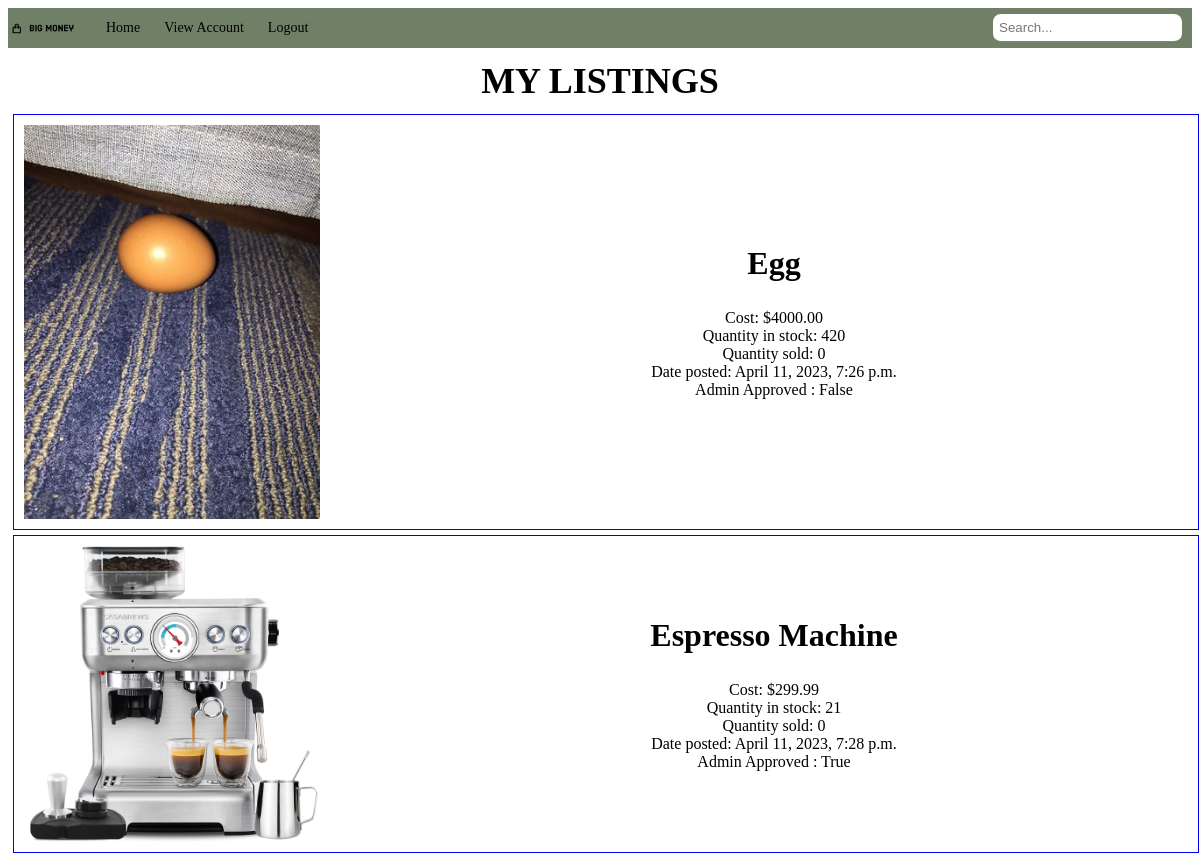
/view-my-listings/ (signed in), run on the app's committed database.
### bigMoney/models.py (models this page shows, shortened)
class merchandise(models.Model):
    poster = models.ForeignKey(settings.AUTH_USER_MODEL, on_delete=models.SET_NULL, null=True)
    title = models.CharField(max_length=255)
    date_posted = models.DateTimeField(default=timezone.now)
    cost = models.DecimalField(max_digits=8, decimal_places=2)
    description = models.TextField(max_length=1024)
    image = models.ImageField(default='default.jpg', upload_to='product_images')
    quantity_in_stock = models.IntegerField()
    quantity_sold = models.IntegerField(default=0)
    is_approved = models.BooleanField(default=None, null=True)
    GENRE_CHOICES = (
        ('clothing', 'Clothing'),
        ('books', 'Books'),
        ('movies', 'Movies'),
        ('computers', 'Computers'),
        ('food', 'Food'),
        ('cooking', 'Cooking'),
        ('outdoors', 'Outdoors'),
    )
    genre = models.CharField(max_length=255, choices=GENRE_CHOICES, null=True)

### bigMoney/views.py (the view)
# urls.py: path('view-my-listings/', views.view_my_merchandise, name="view-my-listings"),
@login_required
def view_my_merchandise(request):
    listings = request.user.available_merch.all()
    context = {'listings': listings}
    return render(request, 'view_my_listings.html', context)

### bigMoney/templates/view_my_listings.html
{% extends 'base.html' %}
{% block content %}
  <h1 class="page-title">My Listings</h1>
  {% if listings %}
      {% for listing in listings %}
      <a href="{% url 'view-product' item_id=listing.id %}" style="text-decoration: none">
        <div class="merchandise-items">
            <img src="{{ listing.image.url }}" alt="{{ listing.name }} image">
            <ul>
                <li><h2>{{ listing.title }}</h2></li>
                <li>Cost: ${{ listing.cost }}</li>
                <li>Quantity in stock: {{ listing.quantity_in_stock }}</li>
                <li>Quantity sold: {{ listing.quantity_sold }}</li>
                <li>Date posted: {{ listing.date_posted }}</li>
                {% if listing.is_approved == NONE %}
                  <li>Admin Approved : Not Yet</li>
                {% else %}
                  <li>Admin Approved : {{listing.is_approved}}</li>
                {% endif %}
            </ul>
        </div>
      </a>
      {% endfor %}
  {% else %}
    <p>You have no listings.</p>
  {% endif %}
{% endblock %}

### bigMoney/static/styling/styles.css (style rules this page uses)
.page-title { font-family: 'Times New Roman', "Georgia", "Arial"; font-size: 36px; font-weight: bold; text-align: center; margin: 12px 0; text-transform: uppercase; }
.merchandise-items { border: 1px solid; width: 100%; margin: 5px; margin-right: 20px; display: flex; align-items: center; }
.merchandise-items img { width: 25%; height: auto; float: left; margin: 10px; }
.merchandise-items ul { list-style-type: none; margin-left: 20px; padding: 0; flex-grow: 1; width: 75%; }
.merchandise-items li { color: black; text-align: center; text-decoration: none; }
.merchandise-items h2 { font-family: 'Times New Roman', "Georgia", "Arial"; font-size: 32px; display: block; text-align: center; text-transform: capitalize; margin-top: 0; }

### data on the page
merchandise: image (picture), title "Egg", cost "4000.00", quantity_in_stock "420", quantity_sold "0", date_posted "April 11, 2023, 7:26 p.m.", is_approved "False"
merchandise: image (picture), title "Espresso Machine", cost "299.99", quantity_in_stock "21", quantity_sold "0", date_posted "April 11, 2023, 7:28 p.m.", is_approved "True"
